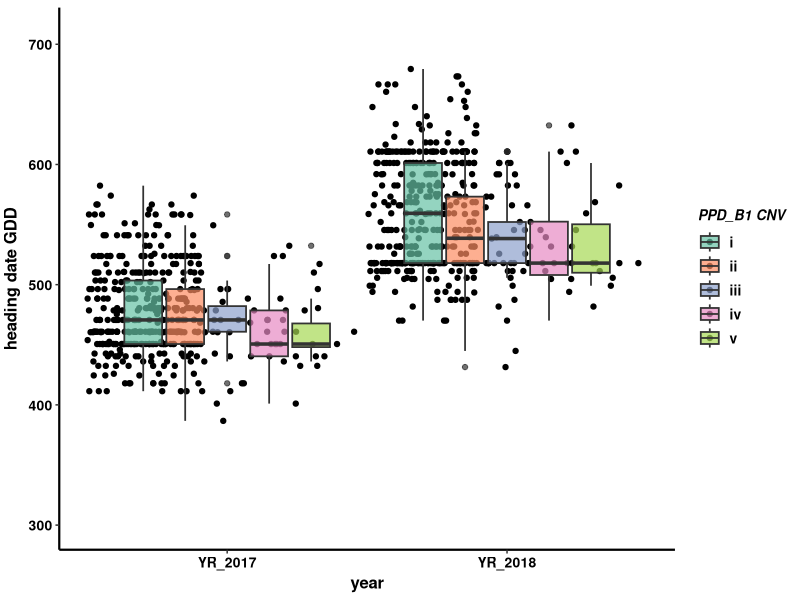
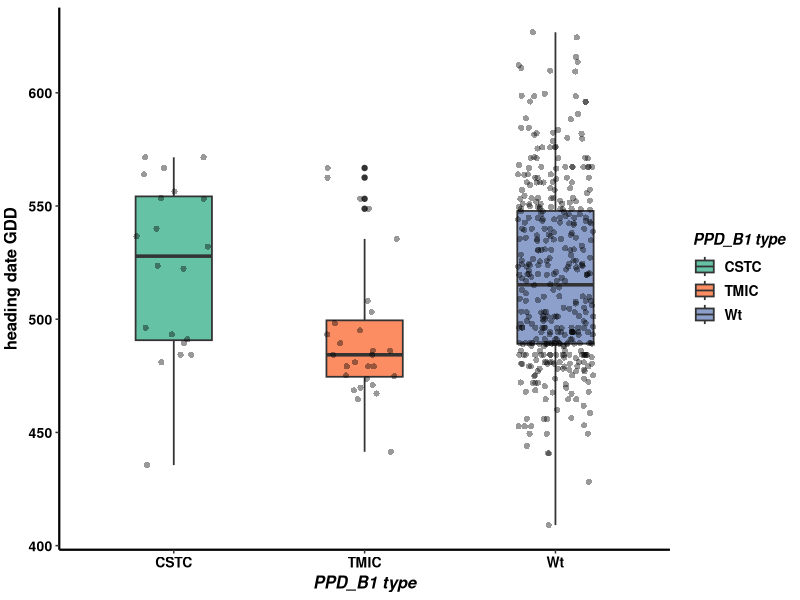

Generate these figures, in order, with R:
#install following packages first using install.packages()

library(ggplot2)
library(reshape2)
library(ggpubr)
library(tidyverse)
library(ggsignif)

#two years of heading date for genotypes with 5 copy number variation 
data <- read.csv("D1.csv", header=T)
head(data)
data.m <- melt(data, id.vars = "PPD_D1")
head (data.m)
q <- ggplot(data = data.m, aes(x=variable, y=value, fill = PPD_D1)) + 
  geom_point(position = position_jitterdodge()) +
  geom_boxplot(alpha=0.7, size= 0.6)
# if you want color for points replace group with colour=Label
q <- q + xlab("year") + ylab("heading date GDD")
q <- q + guides(fill=guide_legend(title= "PPD_B1 CNV" ))
q <- q + theme(axis.line = element_line(colour = "black", size = 0.75),
               panel.grid.major = element_blank(),
               panel.grid.minor = element_blank(),
               panel.border = element_blank(),
               panel.background = element_blank())
q <- q + theme(axis.title.x = element_text(face='bold',size=12,hjust=0.5),
               axis.title.y = element_text(face='bold',size=12,vjust=2),
               axis.text.x = element_text(face='bold',size=10,color='black'),
               axis.text.y = element_text(face='bold',size=10,color='black'),
               legend.title = element_text(face="bold.italic", color="black", size=10),
               legend.text = element_text(face="bold", color="black", size=10))
q <- q+ scale_y_continuous(limits = c(300,710))
q <- q+scale_fill_brewer(palette="Set2")
q 



########### second graph
#heading dates and 3 ppd-B1 type 
data <- read.csv("C.csv", header=T)
head(data)
p <- ggplot(data = data, aes(x=PPD_D1, y=heading))
p <- p + geom_boxplot(aes(fill=PPD_D1), width=0.4, size= 0.6)
p <- p + geom_jitter(alpha=0.4, width = 0.2, size= 1.75, shape= 16)
p <- p + xlab("PPD_B1 type") + ylab("heading date GDD") 
p <- p + guides(fill=guide_legend(title="PPD_B1 type"))
p <- p + theme(axis.line = element_line(colour = "black", size = 0.75),
               panel.grid.major = element_blank(),
               panel.grid.minor = element_blank(),
               panel.border = element_blank(),
               panel.background = element_blank())
p <- p + theme(axis.title.x = element_text(face='bold.italic',size=12,hjust=0.5),
               axis.title.y = element_text(face='bold',size=12,vjust=2),
               axis.text.x = element_text(face='bold',size=10,color='black'),
               axis.text.y = element_text(face='bold',size=10,color='black'),
               legend.title = element_text(face="bold.italic", color="black", size=11),
               legend.text = element_text(face="bold", color="black", size=10))
# you can try other themes such as Paired, Purples, Greys ... 
p <- p+scale_fill_brewer(palette="Set2")
p

